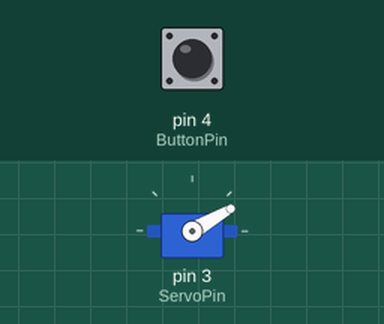
Recording of a sketch running on a simulated Arduino Uno, built with avr-gcc and run on an emulated ATmega328P. Shown: servo. The inputs (shaded band) are chosen by the test bench; at power-on: pin 4 (ButtonPin) LOW. What the sketch prints to the serial monitor is not drawn.

Above: at 1.7 s.
1.8 s: pin 4 (ButtonPin) pulled HIGH for 3.2 s
At 2.2 s:
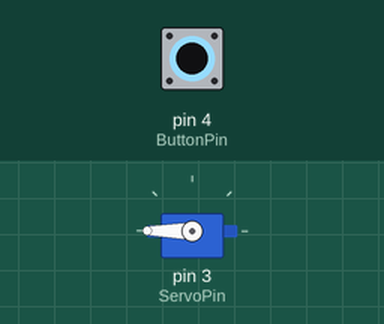
6.5 s: pin 4 (ButtonPin) pulled HIGH for 0.15 s
At 7.5 s:
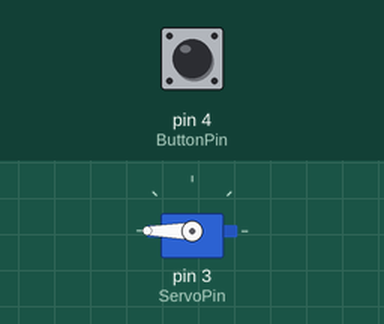
Timing chart, 0 to 9.5 s (numbered marks = the images above; inputs shaded):
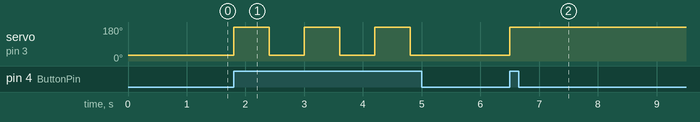

The sketch:

Main_Code.ino
```cpp
#include <Servo.h>

// Pin Numbers
#define ServoPin 3
#define ButtonPin 4
#define HallPin 0

// Constants
#define moveTime 500
#define hallSensitivity 3;

Servo servo;

bool maskOpen, maskHold, maskState;   // 1 = open, 0 = close; maskOpen -> Hall effect sensor, maskHold -> button, maskState -> current position
int hall, hallDefault;                // used to determine Hall effect sensor status


void setup() {
  Serial.begin(9600);

  open_mask();                        // Set mask to known state
  maskState = true;
  maskHold = true;
  maskOpen = false;

  hallDefault = analogRead(HallPin);  // store the Hall Effect sensor's "ambient" reading
}

void loop() {
  if(digitalRead(ButtonPin))          // Read button
  {
    maskHold = !maskHold;
    Serial.print("Pressed");
  }

//  hall = analogRead(HallPin);         // Read Hall-effect sensor
//  maskOpen = abs(hall - hallDefault) > hallSensitivity;

  if(maskOpen || maskHold)             // Open mask if not already open
  {
    if (!maskState)
    {
      open_mask();
      maskState = true;
    }
  }
  else                                 // Close mask if not already closed
  {
    if (maskState)
    {
      close_mask();
      maskState = false;
    }
  }

  delay(100);
}


void open_mask()
{
  servo.attach(ServoPin);
  servo.write(30);
  delay(moveTime);
  servo.detach();
}

void close_mask()
{
  servo.attach(ServoPin);
  servo.write(180);
  delay(moveTime);
  servo.detach();
}
```

Measured:
- after the input at 1.8 s, servo on pin 3 (ServoPin): alternates 180° for 0.60 s and 30° for 0.60 s, 6 changes in all, then stays 30°, starting at once
- after the input at 6.5 s, servo on pin 3 (ServoPin): 30° → 180° at once
